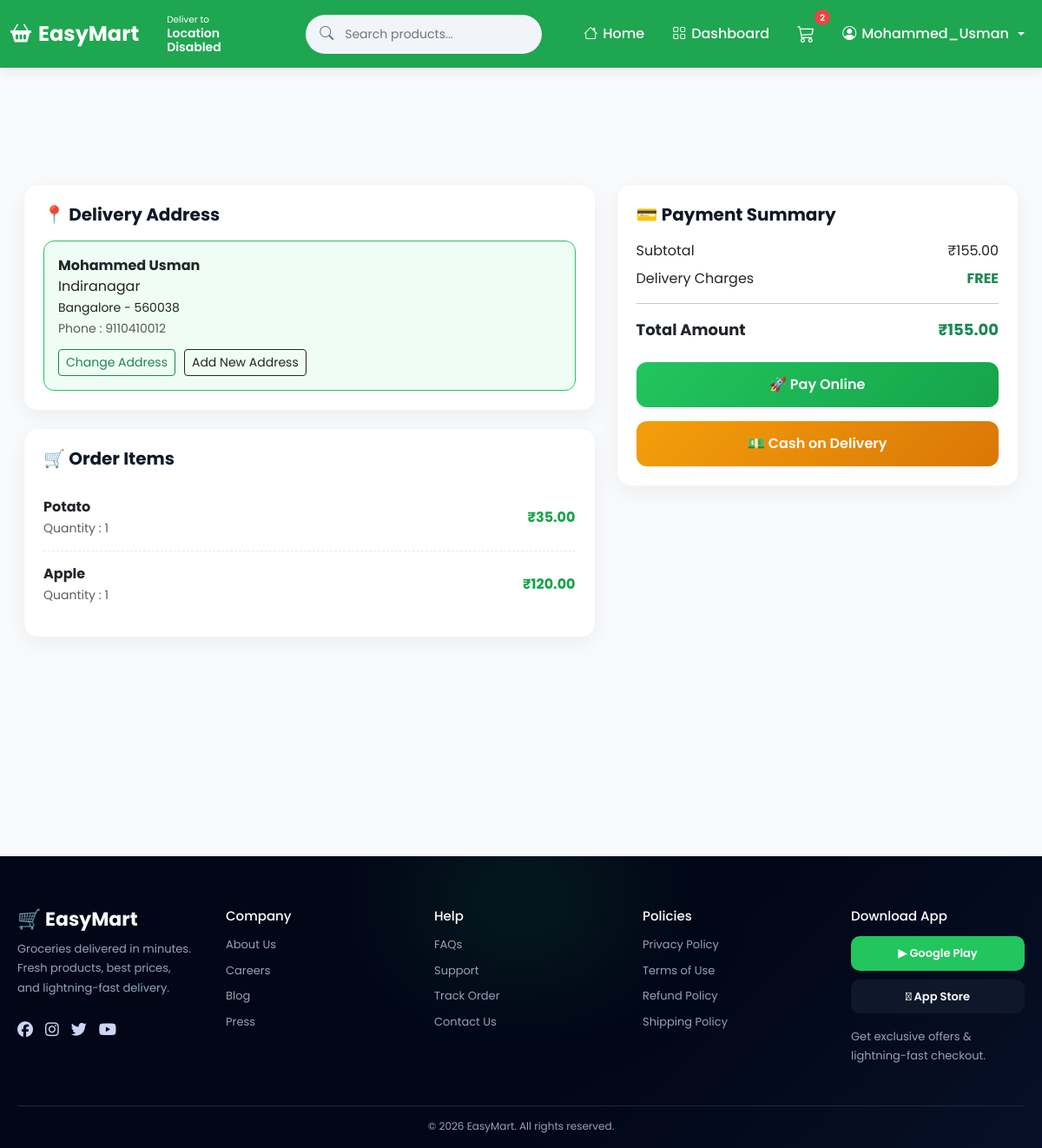
/orders/checkout/ (signed in), run on the app's committed database.
### accounts/models.py (models this page shows, shortened)
class User(AbstractUser):
    email = models.EmailField(
        unique=True
    )
    phone = models.CharField(
        max_length=15,
        unique=True,
        blank=True,
        null=True
    )
    created_at = models.DateTimeField(
        auto_now_add=True
    )
    updated_at = models.DateTimeField(
        auto_now=True
    )
    USERNAME_FIELD = 'username'
    REQUIRED_FIELDS = ['email']
    class Meta:
        ordering = ['-date_joined']

class Address(models.Model):
    user = models.ForeignKey(
        settings.AUTH_USER_MODEL,
        on_delete=models.CASCADE,
        related_name='addresses'
    )
    full_name = models.CharField(
        max_length=100
    )
    phone = models.CharField(
        max_length=15
    )
    address_line = models.TextField()
    city = models.CharField(
        max_length=100
    )
    pincode = models.CharField(
        max_length=10
    )
    is_default = models.BooleanField(
        default=False
    )
    created_at = models.DateTimeField(
        auto_now_add=True
    )
    updated_at = models.DateTimeField(
        auto_now=True
    )
    class Meta:
        ordering = ['-is_default', '-created_at']

### cart/models.py (models this page shows, shortened)
class CartItem(models.Model):
    cart = models.ForeignKey(
        Cart,
        on_delete=models.CASCADE,
        related_name='items'
    )
    product = models.ForeignKey(
        Product,
        on_delete=models.CASCADE,
        related_name='cart_items'
    )
    quantity = models.PositiveIntegerField(default=1)
    created_at = models.DateTimeField(auto_now_add=True)
    updated_at = models.DateTimeField(auto_now=True)
    class Meta:
        unique_together = ('cart', 'product')
        ordering = ['-created_at']
        indexes = [
            models.Index(fields=['cart']),
            models.Index(fields=['product']),
        ]

### products/models.py (models this page shows, shortened)
class Product(models.Model):
    category = models.ForeignKey(
        Category,
        on_delete=models.CASCADE,
        related_name='products'
    )
    name = models.CharField(
        max_length=255
    )
    slug = models.SlugField(
        unique=True,
        blank=True
    )
    description = models.TextField(
        blank=True
    )
    price = models.DecimalField(
        max_digits=10,
        decimal_places=2,
        default=Decimal('0.00')
    )
    discount = models.PositiveIntegerField(
        default=0,
        help_text="Discount percentage (0-100)"
    )
    image = models.ImageField(
        upload_to='products/',
        blank=True,
        null=True
    )
    weight = models.CharField(
        max_length=20,
        default="500g"
    )
    stock = models.PositiveIntegerField(
        default=0
    )
    available = models.BooleanField(
        default=True
    )
    created_at = models.DateTimeField(
        auto_now_add=True
    )
    updated_at = models.DateTimeField(
        auto_now=True
    )
    class Meta:
        ordering = ['-updated_at', '-created_at']
        indexes = [
            models.Index(fields=['id', 'slug']),
            models.Index(fields=['available']),
            models.Index(fields=['category', 'available']),
            models.Index(fields=['-updated_at']),
        ]
    @property
    def discounted_price(self):
        return self.price.quantize(
            Decimal('0.01')
        )

### orders/views.py (the view)
# urls.py: path('checkout/', views.checkout, name='checkout'),
@login_required(login_url='accounts:login')
def checkout(request):
    cart = Cart.objects.filter(user=request.user).first()
    if not cart:
        messages.error(request, "Your cart is empty")
        return redirect('cart:cart_view')
    items = CartItem.objects.filter(
        cart=cart
    ).select_related('product')
    if not items.exists():
        messages.error(request, "Your cart is empty")
        return redirect('cart:cart_view')
    total = Decimal('0.00')
    for item in items:
        total += Decimal(str(item.product.discounted_price)) * item.quantity
    address = Address.objects.filter(
        user=request.user,
        is_default=True
    ).first()
    return render(request, 'orders/checkout.html', {
        'items': items,
        'total': total,
        'address': address,
    })

### templates/orders/checkout.html (shortened to what this page needs)
{% extends 'base.html' %}
{% block content %}
<div class="checkout-wrapper">
<div class="checkout-container">
<div class="row g-4">
<div class="col-lg-7">
    <div class="checkout-card">
        <h5 class="section-title">
            📍 Delivery Address
        </h5>
        {% if address %}
        <div class="address-box">
            <strong>{{ address.full_name }}</strong><br>
            {{ address.address_line }}<br>
            <small>
                {{ address.city }} - {{ address.pincode }}
            </small>
            <br>
            <small class="text-muted">
                Phone : {{ address.phone }}
            </small>
            <div class="address-actions">
                <a href="{% url 'accounts:address' %}"
                   class="btn btn-outline-success btn-sm">
                    Change Address
                </a>
                <a href="{% url 'accounts:address' %}"
                   class="btn btn-outline-dark btn-sm">
                    Add New Address
                </a>
            </div>
        </div>
        {% endif %}
    </div>
    <div class="checkout-card">
        <h5 class="section-title">
            🛒 Order Items
        </h5>
        {% for item in items %}
        <div class="item-row">
            <div>
                <strong>
                    {{ item.product.name }}
                </strong>
                <br>
                <small class="text-muted">
                    Quantity : {{ item.quantity }}
                </small>
            </div>
            <div class="price-highlight">
                ₹{{ item.product.discounted_price }}
            </div>
        </div>
        {% empty %}
        <div class="empty-box">
            No items in cart
        </div>
        {% endfor %}
    </div>
</div>
<div class="col-lg-5">
    <div class="checkout-card payment-card">
        <h5 class="section-title">
            💳 Payment Summary
        </h5>
        <div class="d-flex justify-content-between mb-2">
            <span>Subtotal</span>
            <span>₹{{ total }}</span>
        </div>
        <div class="d-flex justify-content-between mb-2">
            <span>Delivery Charges</span>
            <span class="text-success fw-bold">
                FREE
            </span>
        </div>
        <hr>
        <div class="d-flex justify-content-between mb-4 total-box">
            <strong>Total Amount</strong>
            <strong class="text-success">
                ₹{{ total }}
            </strong>
        </div>
        {% if address %}
        <button id="pay-btn"
                class="pay-btn pay-online">
            🚀 Pay Online
        </button>
        <button id="cod-btn"
                class="pay-btn pay-cod mt-3">
            💵 Cash on Delivery
        </button>
        {% else %}
        <button class="pay-btn bg-secondary" disabled>
            Add Delivery Address First
        </button>
        {% endif %}
    </div>
</div>
</div>
</div>
</div>
{% endblock %}

### templates/base.html (shortened to what this page needs)
{% load static %}
<!DOCTYPE html>
<html lang="en">
<head>
    <link href="https://cdn.jsdelivr.net/npm/bootstrap@5.3.0/dist/css/bootstrap.min.css"
          rel="stylesheet">
    <link rel="stylesheet"
          href="https://cdn.jsdelivr.net/npm/bootstrap-icons@1.10.5/font/bootstrap-icons.css">
    <link rel="stylesheet"
          href="https://cdnjs.cloudflare.com/ajax/libs/font-awesome/6.5.1/css/all.min.css">
</head>
<body>
    <nav class="navbar navbar-expand-lg navbar-dark">
        <div class="container d-flex align-items-center gap-3">
            <a class="navbar-brand"
               href="{% url 'products:home' %}">
                <i class="bi bi-basket2-fill"></i>
                EasyMart
            </a>
            <div class="location-box"
                 onclick="detectLocation()">
                <small>Deliver to</small>
                <strong id="location-text">
                </strong>
            </div>
            <form class="search-wrapper mx-4 flex-grow-1"
                  method="GET"
                  action="{% url 'products:home' %}">
                <div class="search-container">
                    <i class="bi bi-search search-icon"></i>
                    <input
                        type="search"
                        name="q"
                        class="search-box"
                        value="{{ search_query|default:'' }}"
                        placeholder="Search products...">
                </div>
            </form>
            <div class="collapse navbar-collapse justify-content-end"
                 id="navBar">
                <ul class="navbar-nav align-items-center gap-lg-3">
                    <li class="nav-item">
                        <a class="nav-link"
                           href="{% url 'products:home' %}">
                            <i class="bi bi-house"></i>
                            Home
                        </a>
                    </li>
                    {% if user.is_authenticated %}
                    <li class="nav-item">
                        <a class="nav-link"
                           href="{% url 'accounts:dashboard' %}">
                            <i class="bi bi-grid"></i>
                            Dashboard
                        </a>
                    </li>
                    {% endif %}
                    <li class="nav-item position-relative">
                        <a href="{% url 'cart:cart_view' %}"
                           class="nav-link position-relative">
                            <i class="bi bi-cart3 fs-5"></i>
                            <span id="cart-count"
                                  class="cart-badge">
                                {{ cart_count|default:0 }}
                            </span>
                        </a>
                    </li>
                    {% if user.is_authenticated %}
                    <li class="nav-item dropdown">
                        <a class="nav-link dropdown-toggle"
                           href="#"
                           role="button"
                           data-bs-toggle="dropdown">
                            <i class="bi bi-person-circle"></i>
                            {{ user.username }}
                        </a>
                    </li>
                    {% endif %}
                </ul>
            </div>
        </div>
    </nav>
    <main class="main-container">
        {% block content %}
        {% endblock %}
    </main>
    <footer class="footer">
        <div class="footer-container">
            <div class="footer-col">
                <h3 class="footer-logo">
                    🛒 EasyMart
                </h3>
                <p>
                    Groceries delivered in minutes.
                    Fresh products, best prices,
                    and lightning-fast delivery.
                </p>
                <div class="footer-socials">
                    <i class="fab fa-facebook"></i>
                    <i class="fab fa-instagram"></i>
                    <i class="fab fa-twitter"></i>
                    <i class="fab fa-youtube"></i>
                </div>
            </div>
            <div class="footer-col">
                <h4>Company</h4>
                <a href="#">About Us</a>
                <a href="#">Careers</a>
                <a href="#">Blog</a>
                <a href="#">Press</a>
            </div>
            <div class="footer-col">
                <h4>Help</h4>
                <a href="#">FAQs</a>
                <a href="#">Support</a>
                <a href="#">Track Order</a>
                <a href="#">Contact Us</a>
            </div>
            <div class="footer-col">
                <h4>Policies</h4>
                <a href="#">Privacy Policy</a>
                <a href="#">Terms of Use</a>
                <a href="#">Refund Policy</a>
                <a href="#">Shipping Policy</a>
            </div>
            <div class="footer-col">
                <h4>Download App</h4>
                <div class="app-buttons">
                    <button class="app-btn play">
                        ▶ Google Play
                    </button>
                    <button class="app-btn apple">
                         App Store
                    </button>
                </div>
                <p class="mt-3 app-text">
                    Get exclusive offers &
                    lightning-fast checkout.
                </p>
            </div>
        </div>
        <div class="footer-bottom">
            © 2026 EasyMart.
            All rights reserved.
        </div>
    </footer>
</body>
</html>

### data on the page
User: username "Mohammed_Usman"
Address: full_name "Mohammed Usman", address_line "Indiranagar", city "Bangalore", pincode "560038", phone "9110410012"
CartItem: product.name "Potato", quantity "1", product.discounted_price "35.00"
CartItem: product.name "Apple", quantity "1", product.discounted_price "120.00"

### other printed values
{{ cart_count|default:0 }} "2"
{{ total }} "155.00"
